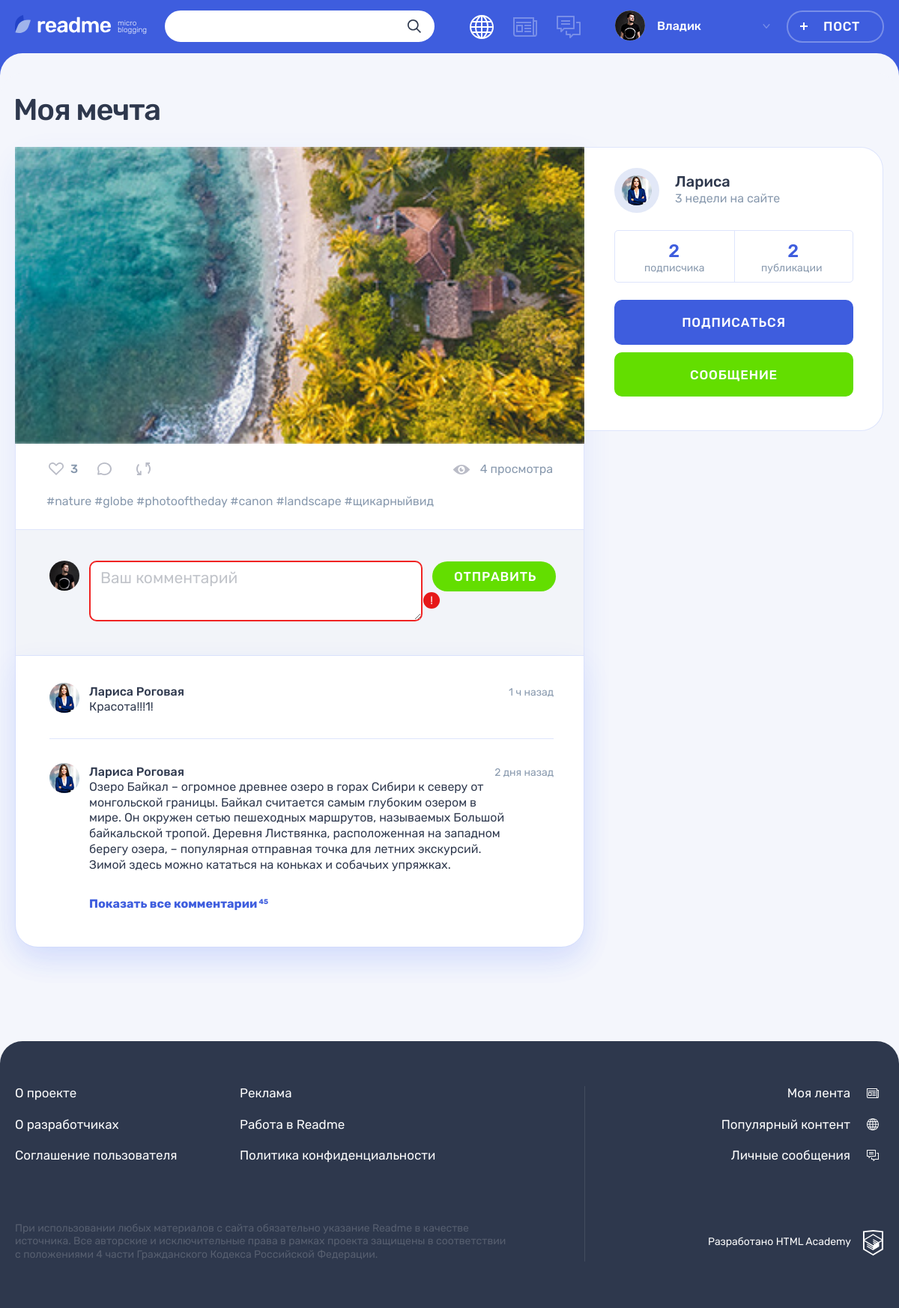
The page /post.php?id=4 (signed in) on the database its author committed.
### tables this page shows
CREATE TABLE IF NOT EXISTS `posts` (
                                     id INT PRIMARY KEY AUTO_INCREMENT,
                                     title VARCHAR(90) NOT NULL,
                                     text TEXT,
                                     quote_author VARCHAR(90),
                                     image VARCHAR(255) UNIQUE,
                                     youtube VARCHAR(255),
                                     website_title VARCHAR(255),
                                     website VARCHAR(255),
                                     views INT,
                                     created_at DATETIME NOT NULL DEFAULT NOW(),
                                     updated_at DATETIME NOT NULL DEFAULT NOW(),
                                     user_id INT NOT NULL,
                                     content_type_id INT NOT NULL,
                                     FOREIGN KEY fk_post_user_id_user_id (user_id) REFERENCES `user`(id) ON DELETE CASCADE,
                                     FOREIGN KEY fk_post_content_type_id_content_type_id (content_type_id) REFERENCES content_type(id) ON DELETE CASCADE,
                                     INDEX idx_post_content_type_id (content_type_id),
                                     INDEX idx_post_content_type_id_user_id (user_id, content_type_id)
);

CREATE TABLE IF NOT EXISTS `hashtag` (
                                       id INT PRIMARY KEY AUTO_INCREMENT,
                                       hashtag VARCHAR(127) NOT NULL UNIQUE
);

CREATE TABLE IF NOT EXISTS `user` (
                                    id INT PRIMARY KEY AUTO_INCREMENT,
                                    created_at DATETIME NOT NULL DEFAULT NOW(),
                                    updated_at DATETIME NOT NULL DEFAULT NOW(),
                                    login VARCHAR(255) NOT NULL UNIQUE,
                                    user_name VARCHAR(255),
                                    email VARCHAR(255) NOT NULL UNIQUE,
                                    password CHAR(32) NOT NULL,
                                    avatar VARCHAR(255) UNIQUE,
                                    INDEX idx_user_username (login)
);

### helpers.php (called while the page is built, shortened)
<?php
function get_noun_plural_form(?int $number, string $one, string $two, string $many): string
{
    $number = (int)$number;
    $mod10 = $number % 10;
    $mod100 = $number % 100;
    switch (true) {
        case ($mod10 >= 2 && $mod10 <= 4):
            return $two;
    }
}
function include_template($name, array $data = [])
{
    $name = 'templates/' . $name;
    extract($data);
    require $name;
    $result = ob_get_clean();
    return $result;
}

### templates/post-details.php (the view, shortened to what this page needs)
<main class="page__main page__main--publication">
    <div class="container">
        <h1 class="page__title page__title--publication"><?=$postNums['post_title']; ?></h1>
        <section class="post-details">
            <div class="post-details__wrapper post-photo">
                <div class="post-details__main-block post post--details">
                    <?php if($postNums['content_class'] == 'photo'): ?>
                        <div class="post-details__image-wrapper post-photo__image-wrapper">
                            <img src="img/<?=$postNums['post_image']; ?>" alt="Фото от пользователя" width="760" height="507">
                        </div>
                    <?php elseif($postNums['content_class'] == 'video'): ?>
                        <div class="post-details__image-wrapper post-photo__image-wrapper">
                            <?=embed_youtube_video($postNums['post_youtube']); ?>
                        </div>
                    <?php endif; ?>
                    <div class="post__indicators">
                        <div class="post__buttons">
                            <a class="post__indicator post__indicator--likes button" href="#" title="Лайк">
                                <svg class="post__indicator-icon" width="20" height="17">
                                    <use xlink:href="#icon-heart"></use>
                                </svg>
                                <span><?=$postLikeSum['like_sum']; ?> </span>
                            </a>
                            <a class="post__indicator post__indicator--comments button" href="#" title="Комментарии">
                                <svg class="post__indicator-icon" width="19" height="17">
                                    <use xlink:href="#icon-comment"></use>
                                </svg>
                            </a>
                            <a class="post__indicator post__indicator--repost button" href="#" title="Репост">
                                <svg class="post__indicator-icon" width="19" height="17">
                                    <use xlink:href="#icon-repost"></use>
                                </svg>
                            </a>
                        </div>
                        <span class="post__view"><?=$postNums['post_views'] . get_noun_plural_form($postNums['post_views'], ' просмотр', ' просмотра', ' просмотров'); ?></span>
                    </div>
                    <ul class="post__tags">
                        <?php foreach ($postHashtags as $postHashtag) : ?>
                        <li><a href="/search.php?search=<?=str_replace('#', '', $postHashtag['hashtag']);?>"><?=$postHashtag['hashtag'];?></a>
                            <?php endforeach; ?>
                    </ul>
                    <div class="comments">
                        <form class="comments__form form" action="#" method="post">
                            <div class="comments__my-avatar">
                                <img class="comments__picture" src="img/userpic-medium.jpg" alt="Аватар пользователя">
                            </div>
                            <div class="form__input-section form__input-section--error">
                                <textarea class="comments__textarea form__textarea form__input" placeholder="Ваш комментарий"></textarea>
                                <button class="form__error-button button" type="button">!</button>
                            </div>
                            <button class="comments__submit button button--green" type="submit">Отправить</button>
                        </form>
                        <div class="comments__list-wrapper">
                            <ul class="comments__list">
                                <li class="comments__item user">
                                    <div class="comments__avatar">
                                        <a class="user__avatar-link" href="#">
                                            <img class="comments__picture" src="img/userpic-larisa.jpg" alt="Аватар пользователя">
                                        </a>
                                    </div>
                                    <div class="comments__info">
                                        <div class="comments__name-wrapper">
                                            <a class="comments__user-name" href="#">
                                                <span>Лариса Роговая</span>
                                            </a>
                                            <time class="comments__time" datetime="2019-03-20">1 ч назад</time>
                                        </div>
                                        <p class="comments__text">
                                            Красота!!!1!
                                        </p>
                                    </div>
                                </li>
                                <li class="comments__item user">
                                    <div class="comments__avatar">
                                        <a class="user__avatar-link" href="#">
                                            <img class="comments__picture" src="img/userpic-larisa.jpg" alt="Аватар пользователя">
                                        </a>
                                    </div>
                                    <div class="comments__info">
                                        <div class="comments__name-wrapper">
                                            <a class="comments__user-name" href="#">
                                                <span>Лариса Роговая</span>
                                            </a>
                                            <time class="comments__time" datetime="2019-03-18">2 дня назад</time>
                                        </div>
                                        <p class="comments__text">
                                            Озеро Байкал – огромное древнее озеро в горах Сибири к северу от монгольской границы. Байкал считается самым глубоким озером в мире. Он окружен сетью пешеходных маршрутов, называемых Большой байкальской тропой. Деревня Листвянка, расположенная на западном берегу озера, – популярная отправная точка для летних экскурсий. Зимой здесь можно кататься на коньках и собачьих упряжках.
                                        </p>
                                    </div>
                                </li>
                            </ul>
                            <a class="comments__more-link" href="#">
                                <span>Показать все комментарии</span>
                                <sup class="comments__amount">45</sup>
                            </a>
                        </div>
                    </div>
                </div>
                <div class="post-details__user user">
                    <div class="post-details__user-info user__info">
                        <div class="post-details__avatar user__avatar">
                            <a class="post-details__avatar-link user__avatar-link" href="#">
                                <img class="post-details__picture user__picture" src="img/<?=$postNums['user_avatar']; ?>" alt="Аватар пользователя">
                            </a>
                        </div>
                        <div class="post-details__name-wrapper user__name-wrapper">
                            <a class="post-details__name user__name" href="#">
                                <span><?=$postNums['user_name']; ?></span>
                            </a>
                            <time class="post-details__time user__time" datetime="2014-03-20"><?=$diffUserReg; ?>на сайте</time>
                        </div>
                    </div>
                    <div class="post-details__rating user__rating">
                        <p class="post-details__rating-item user__rating-item user__rating-item--subscribers">
                            <span class="post-details__rating-amount user__rating-amount"><?=$postSubscrSum['sum_subscription']; ?></span>
                            <span class="post-details__rating-text user__rating-text"><?=get_noun_plural_form($postSubscrSum['sum_subscription'], ' подписчик', ' подписчика', ' подписчиков'); ?></span>
                        </p>
                        <p class="post-details__rating-item user__rating-item user__rating-item--publications">
                            <span class="post-details__rating-amount user__rating-amount"><?=$postPostSum['count_post_id']; ?></span>
                            <span class="post-details__rating-text user__rating-text"><?=get_noun_plural_form($postPostSum['count_post_id'], ' публикация', ' публикации', ' публикаций'); ?></span>
                        </p>
                    </div>
                    <div class="post-details__user-buttons user__buttons">
                        <button class="user__button user__button--subscription button button--main" type="button">Подписаться</button>
                        <a class="user__button user__button--writing button button--green" href="#">Сообщение</a>
                    </div>
                </div>
            </div>
        </section>
    </div>
</main>

### rows shown on the page
posts: title "Моя мечта", image (picture), views "4", views "просмотра", user.avatar (picture), user.user_name "Лариса"
hashtag: hashtag "#nature"
hashtag: hashtag "#globe"
hashtag: hashtag "#photooftheday"
hashtag: hashtag "#canon"
hashtag: hashtag "#landscape"
hashtag: hashtag "#щикарныйвид"

### other values the page prints
$_SESSION['user']['user_name'] "Владик"
$postLikeSum['like_sum'] "3"
$diffUserReg "3 недели"
$postSubscrSum['sum_subscription'] "2"
$postPostSum['count_post_id'] "2"
